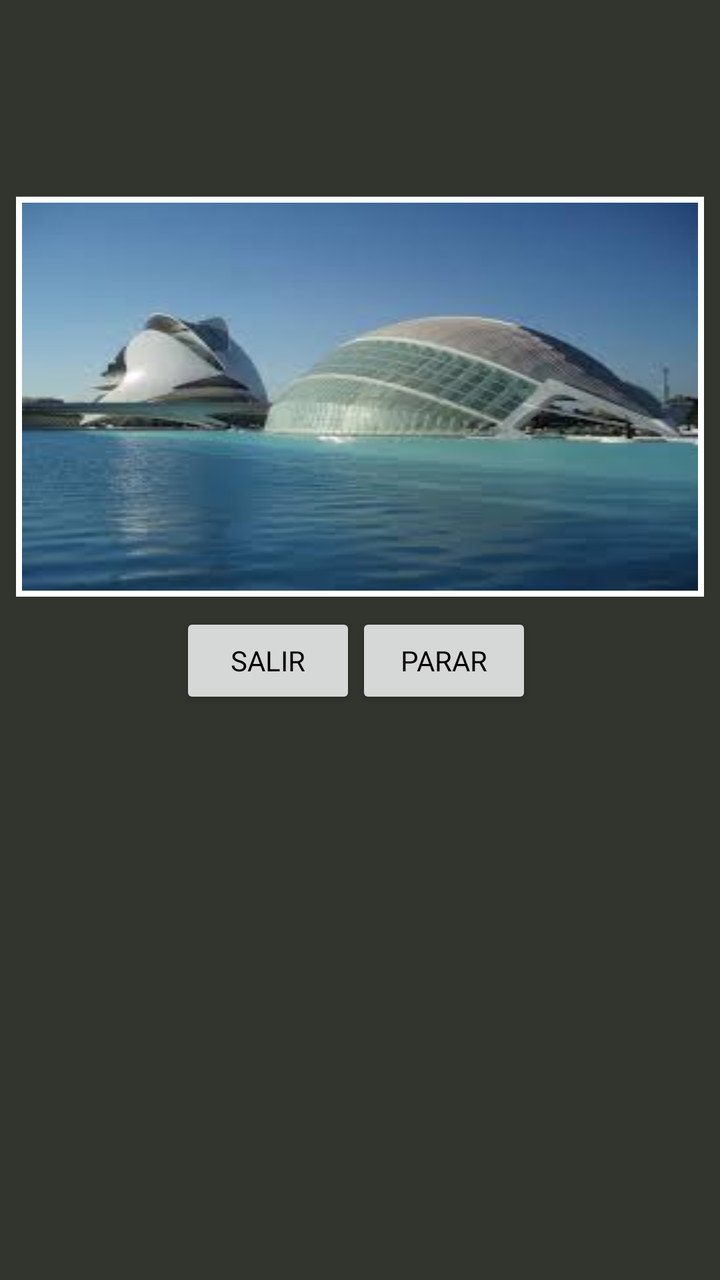
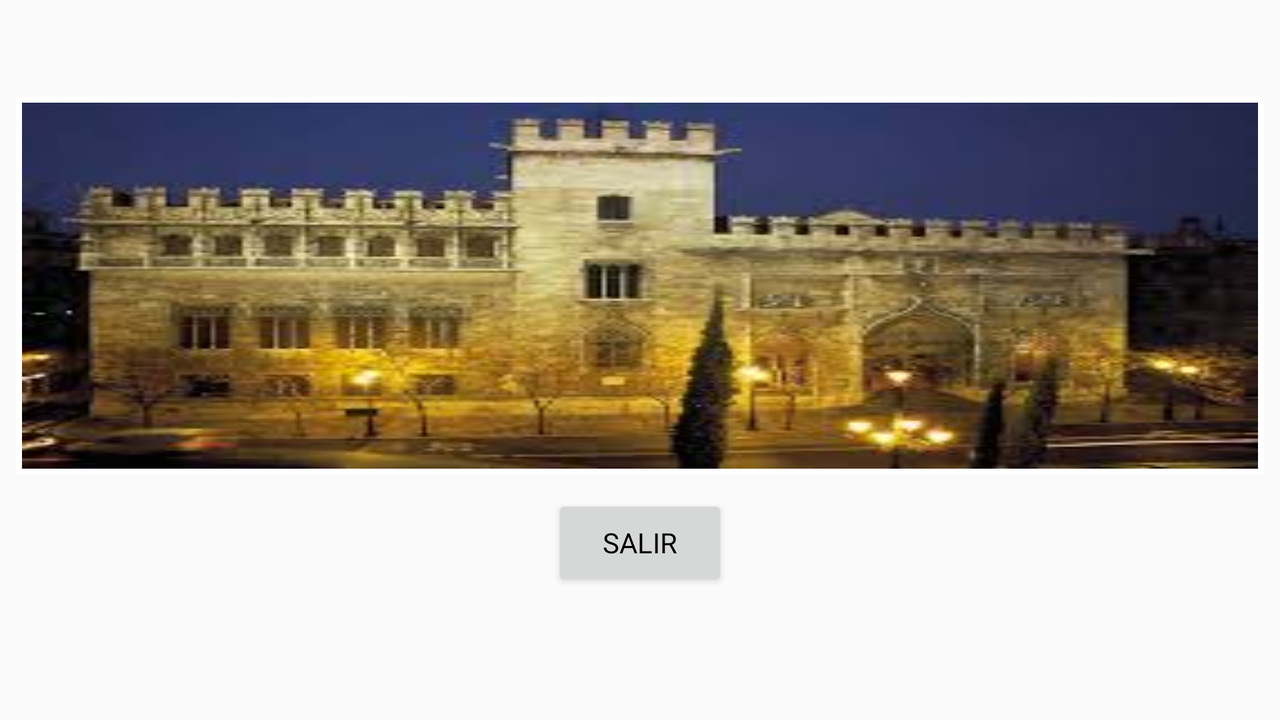

Compare how this app lays out the same screen by default and in its alternative resource folder. The renders come first, then the two layout files and the values they reference.
<!-- AndroidManifest.xml: application theme AppTheme -->
<!-- res/layout/mostrar_foto.xml -->
<?xml version="1.0" encoding="utf-8"?>
<LinearLayout xmlns:android="http://schemas.android.com/apk/res/android"
    android:orientation="vertical"
    android:layout_width="match_parent"
    android:layout_height="match_parent"
    android:background="#31352e"
    android:weightSum="1">

    <TextView
        android:layout_width="match_parent"
        android:layout_height="wrap_content"
        android:textAppearance="?android:attr/textAppearanceLarge"
        android:text=""
        android:layout_gravity="center"
        android:textSize="30sp"
        android:id="@+id/nombre_monumento" />

    <LinearLayout
        android:orientation="vertical"
        android:layout_width="match_parent"
        android:layout_height="wrap_content"
        android:layout_marginTop="50dp"
        android:layout_gravity="center_horizontal">
        <ImageView
            android:id="@+id/imagen_monumento"
            android:layout_width="match_parent"
            android:layout_height="wrap_content"
            android:layout_margin="8dp"
            android:background="#fff"
            android:padding="3dp"
            android:scaleType="fitXY"
            android:src="@drawable/ciudad_ciencias" />
    </LinearLayout>


    <LinearLayout
        android:layout_width="match_parent"
        android:layout_height="wrap_content"
        android:layout_gravity="center">
        <Button
            android:layout_width="wrap_content"
            android:layout_height="wrap_content"
            android:text="salir"
            android:layout_marginTop="15dp"
            android:padding="5dp"
            android:onClick="salir"
            android:id="@+id/button"
            android:layout_marginLeft="90dp"
            android:layout_gravity="center_horizontal" />
        <Button
            android:layout_width="wrap_content"
            android:layout_height="wrap_content"
            android:text="Parar"
            android:layout_marginTop="15dp"
            android:padding="5dp"
            android:onClick="parar"
            android:id="@+id/controlButton"
            android:layout_gravity="center_horizontal" />
    </LinearLayout>
</LinearLayout>
<!-- resources referenced by this layout -->
<resources>
  <!-- drawable ciudad_ciencias: jpg bitmap (drawable, 5508 bytes) -->
  <style name="AppTheme" parent="Theme.AppCompat.Light.DarkActionBar">
      <item name="android:layout_width">fill_parent</item>
      <item name="android:layout_height">wrap_content</item>
      <item name="android:textColor">#000000</item>
      
      <item name="android:typeface">sans</item>
  </style>
</resources>
<!-- res/layout-land/mostrar_foto.xml (the author's variant of the layout above) -->
<!-- drawn on the phone turned sideways -->
<?xml version="1.0" encoding="utf-8"?>
<LinearLayout xmlns:android="http://schemas.android.com/apk/res/android"
    android:orientation="vertical" android:layout_width="match_parent"
    android:layout_height="match_parent">


    <TextView
        android:layout_width="match_parent"
        android:layout_height="wrap_content"
        android:textAppearance="?android:attr/textAppearanceLarge"
        android:text=""
        android:layout_gravity="center"
        android:textSize="30sp"
        android:id="@+id/nombre_monumento" />

    <LinearLayout
        android:orientation="vertical"
        android:layout_width="match_parent"
        android:layout_height="wrap_content"
        android:layout_gravity="center_horizontal">
        <ImageView
            android:id="@+id/imagen_monumento"
            android:layout_width="match_parent"
            android:layout_height="wrap_content"
            android:layout_margin="8dp"
            android:background="#fff"
            android:padding="3dp"
            android:scaleType="fitXY"
            android:src="@drawable/lonja" />


        <Button
            android:layout_width="wrap_content"
            android:layout_height="wrap_content"
            android:text="salir"
            android:layout_marginTop="2dp"
            android:onClick="salir"
            android:id="@+id/button"
            android:layout_gravity="center_horizontal" />
    </LinearLayout>



</LinearLayout>
<!-- resources referenced by the variant -->
<!-- as the phone turned sideways resolves them -->
<resources>
  <!-- drawable lonja: jpg bitmap (drawable, 10310 bytes) -->
  <style name="AppTheme" parent="Theme.AppCompat.Light.DarkActionBar">
      <item name="android:layout_width">fill_parent</item>
      <item name="android:layout_height">wrap_content</item>
      <item name="android:textColor">#000000</item>
      
      <item name="android:typeface">sans</item>
  </style>
</resources>
